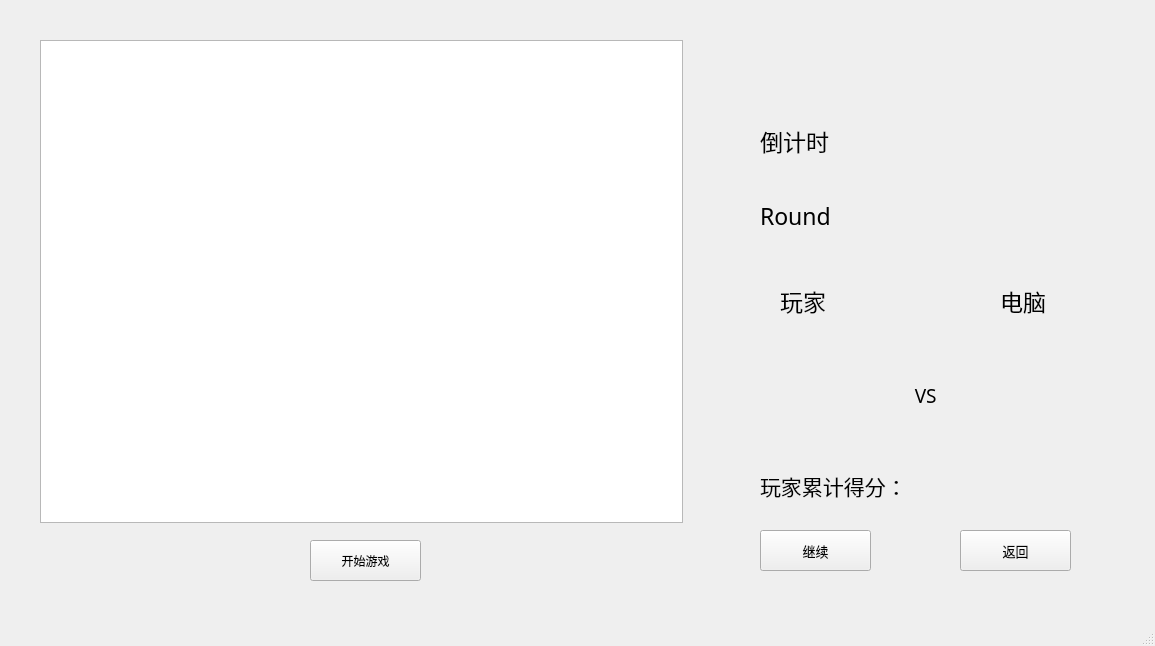
<?xml version="1.0" encoding="UTF-8"?>
<ui version="4.0">
 <class>GAME</class>
 <widget class="QMainWindow" name="GAME">
  <property name="geometry">
   <rect>
    <x>0</x>
    <y>0</y>
    <width>1155</width>
    <height>646</height>
   </rect>
  </property>
  <property name="windowTitle">
   <string>MainWindow</string>
  </property>
  <widget class="QWidget" name="centralwidget">
   <widget class="QLabel" name="timeLabel">
    <property name="geometry">
     <rect>
      <x>760</x>
      <y>110</y>
      <width>171</width>
      <height>61</height>
     </rect>
    </property>
    <property name="font">
     <font>
      <family>微软雅黑</family>
      <pointsize>17</pointsize>
     </font>
    </property>
    <property name="text">
     <string>倒计时</string>
    </property>
   </widget>
   <widget class="QLabel" name="roundLabel">
    <property name="geometry">
     <rect>
      <x>760</x>
      <y>180</y>
      <width>171</width>
      <height>71</height>
     </rect>
    </property>
    <property name="font">
     <font>
      <family>微软雅黑</family>
      <pointsize>17</pointsize>
     </font>
    </property>
    <property name="text">
     <string>Round</string>
    </property>
   </widget>
   <widget class="QLabel" name="label_3">
    <property name="geometry">
     <rect>
      <x>780</x>
      <y>280</y>
      <width>81</width>
      <height>41</height>
     </rect>
    </property>
    <property name="font">
     <font>
      <family>微软雅黑</family>
      <pointsize>17</pointsize>
     </font>
    </property>
    <property name="text">
     <string>玩家</string>
    </property>
   </widget>
   <widget class="QLabel" name="label_4">
    <property name="geometry">
     <rect>
      <x>1000</x>
      <y>280</y>
      <width>71</width>
      <height>41</height>
     </rect>
    </property>
    <property name="font">
     <font>
      <family>微软雅黑</family>
      <pointsize>17</pointsize>
     </font>
    </property>
    <property name="text">
     <string>电脑</string>
    </property>
    <property name="textFormat">
     <enum>Qt::AutoText</enum>
    </property>
    <property name="scaledContents">
     <bool>false</bool>
    </property>
   </widget>
   <widget class="QLabel" name="playerLabel">
    <property name="geometry">
     <rect>
      <x>760</x>
      <y>350</y>
      <width>120</width>
      <height>108</height>
     </rect>
    </property>
    <property name="text">
     <string/>
    </property>
   </widget>
   <widget class="QLabel" name="robotLabel">
    <property name="geometry">
     <rect>
      <x>980</x>
      <y>350</y>
      <width>120</width>
      <height>108</height>
     </rect>
    </property>
    <property name="text">
     <string/>
    </property>
   </widget>
   <widget class="QLabel" name="label_7">
    <property name="geometry">
     <rect>
      <x>900</x>
      <y>370</y>
      <width>51</width>
      <height>51</height>
     </rect>
    </property>
    <property name="font">
     <font>
      <family>微软雅黑</family>
      <pointsize>14</pointsize>
     </font>
    </property>
    <property name="text">
     <string>   VS</string>
    </property>
   </widget>
   <widget class="QLabel" name="scoreLabel">
    <property name="geometry">
     <rect>
      <x>760</x>
      <y>470</y>
      <width>251</width>
      <height>31</height>
     </rect>
    </property>
    <property name="font">
     <font>
      <family>微软雅黑</family>
      <pointsize>16</pointsize>
     </font>
    </property>
    <property name="text">
     <string>玩家累计得分：</string>
    </property>
   </widget>
   <widget class="QPushButton" name="continueButton">
    <property name="geometry">
     <rect>
      <x>760</x>
      <y>530</y>
      <width>111</width>
      <height>41</height>
     </rect>
    </property>
    <property name="font">
     <font>
      <family>微软雅黑</family>
      <pointsize>10</pointsize>
     </font>
    </property>
    <property name="text">
     <string>继续</string>
    </property>
   </widget>
   <widget class="QPushButton" name="returnButton">
    <property name="geometry">
     <rect>
      <x>960</x>
      <y>530</y>
      <width>111</width>
      <height>41</height>
     </rect>
    </property>
    <property name="font">
     <font>
      <family>微软雅黑</family>
      <pointsize>10</pointsize>
     </font>
    </property>
    <property name="text">
     <string>返回</string>
    </property>
   </widget>
   <widget class="QGraphicsView" name="cameraView">
    <property name="geometry">
     <rect>
      <x>40</x>
      <y>40</y>
      <width>643</width>
      <height>483</height>
     </rect>
    </property>
   </widget>
   <widget class="QPushButton" name="startButton">
    <property name="geometry">
     <rect>
      <x>310</x>
      <y>540</y>
      <width>111</width>
      <height>41</height>
     </rect>
    </property>
    <property name="font">
     <font>
      <family>微软雅黑</family>
     </font>
    </property>
    <property name="text">
     <string>开始游戏</string>
    </property>
   </widget>
   <widget class="QLabel" name="photoLabel">
    <property name="geometry">
     <rect>
      <x>760</x>
      <y>10</y>
      <width>100</width>
      <height>100</height>
     </rect>
    </property>
    <property name="text">
     <string/>
    </property>
   </widget>
   <widget class="QLabel" name="welcomeLabel">
    <property name="geometry">
     <rect>
      <x>920</x>
      <y>40</y>
      <width>151</width>
      <height>41</height>
     </rect>
    </property>
    <property name="font">
     <font>
      <family>微软雅黑</family>
      <pointsize>11</pointsize>
     </font>
    </property>
    <property name="text">
     <string/>
    </property>
   </widget>
  </widget>
  <widget class="QMenuBar" name="menubar">
   <property name="geometry">
    <rect>
     <x>0</x>
     <y>0</y>
     <width>1155</width>
     <height>26</height>
    </rect>
   </property>
  </widget>
  <widget class="QStatusBar" name="statusbar"/>
 </widget>
 <resources/>
 <connections/>
</ui>
